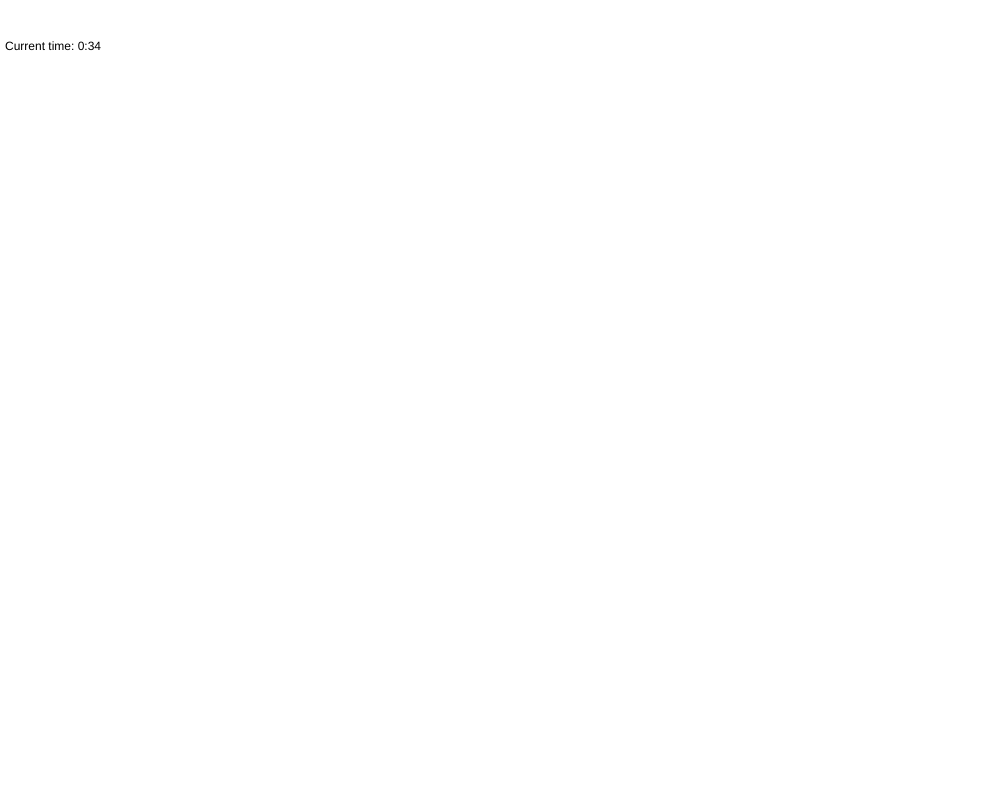
Frame 1 (no input)
Frame 60 (no input): identical to frame 1, image omitted
Frame 120 (the mouse pressed at the canvas centre since frame 60): identical to frame 1, image omitted

The p5.js sketch that drew this single still picture (run headless with seeded random() and noise() and a simulated clock; from frame 60 on, the mouse is pressed at the canvas centre):

// p5.js sketch
// ── sketch.js
/*
Creation & Compuation - Kate Hartman
Time

*/

let h;
let m;

function setup() {
  createCanvas(1000, 800);
}

function draw() {
  background(255);
  fill(0);
  h = hour(); //Needs to be included inside a function, such as setup or draw.
  m = minute(); //Needs to be included inside a function, such as setup or draw.
  text("Current time: " + h + ":" + m, 5, 50);
  console.log(h);

}
